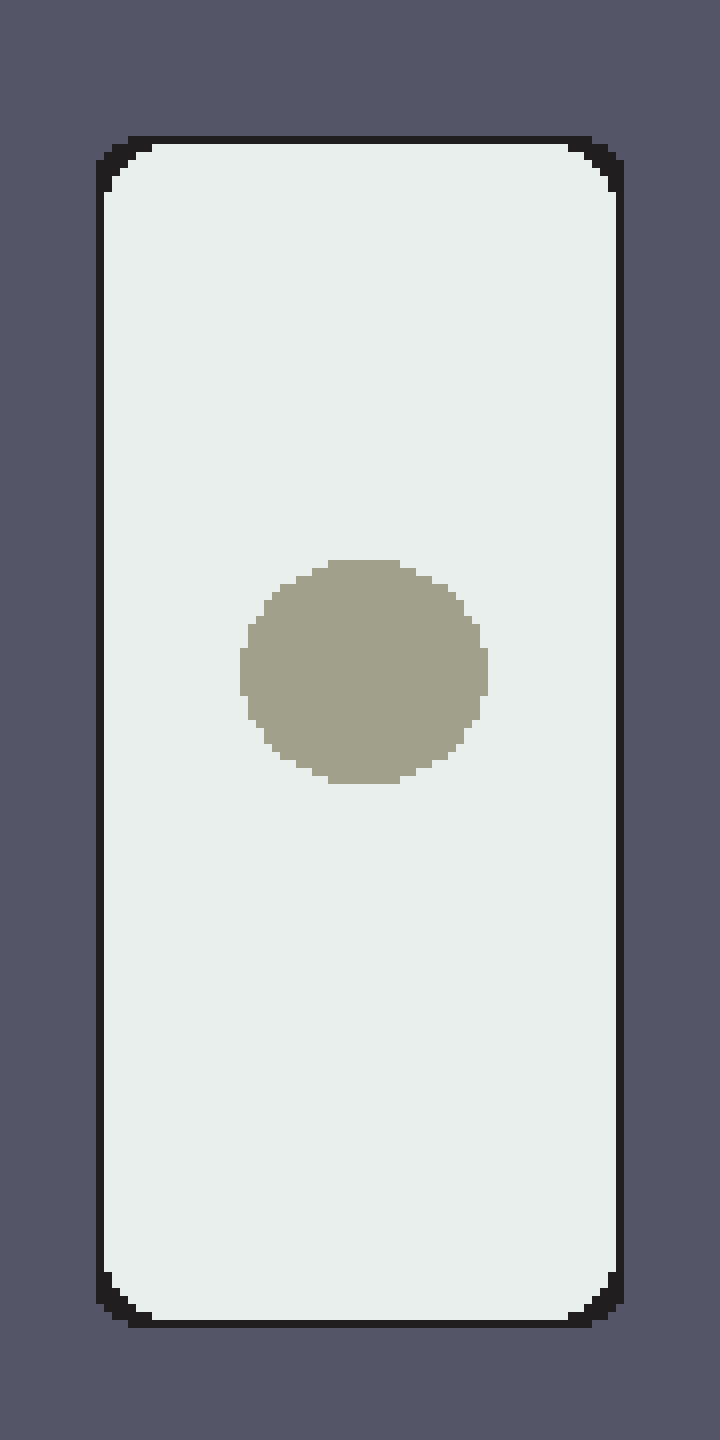

A 2D game scene composited from a Tiled map and its tileset images. What follows is a short description and the map's XML, with each tile layer's data collapsed to a summary:
An orthogonal 90x180 tile map with 8x8 px tiles, 3 tile layers (whiteInside, whiteOutside, whiteArrowInside).

<map version="1.10" tiledversion="1.11.0" orientation="orthogonal" renderorder="right-down" width="90" height="180" tilewidth="8" tileheight="8" infinite="0" nextlayerid="7" nextobjectid="1">
 <tileset firstgid="1" name="2bit-demichrome-32x" tilewidth="8" tileheight="8" tilecount="64" columns="16">
  <image source="colorPalette/2bit-demichrome-32x.png" width="128" height="32" />
 </tileset>
 <layer id="3" name="whiteInside" width="90" height="180" locked="1">
  <data>[16200 cells, 9408 non-empty, 1 distinct tile ids]</data>
 </layer>
 <layer id="1" name="whiteOutside" width="90" height="180" locked="1">
  <data>[16200 cells, 6860 non-empty, 7 distinct tile ids]</data>
 </layer>
 <layer id="6" name="whiteArrowInside" width="90" height="180" locked="1">
  <data>[16200 cells, 680 non-empty, 1 distinct tile ids]</data>
 </layer>
</map>
